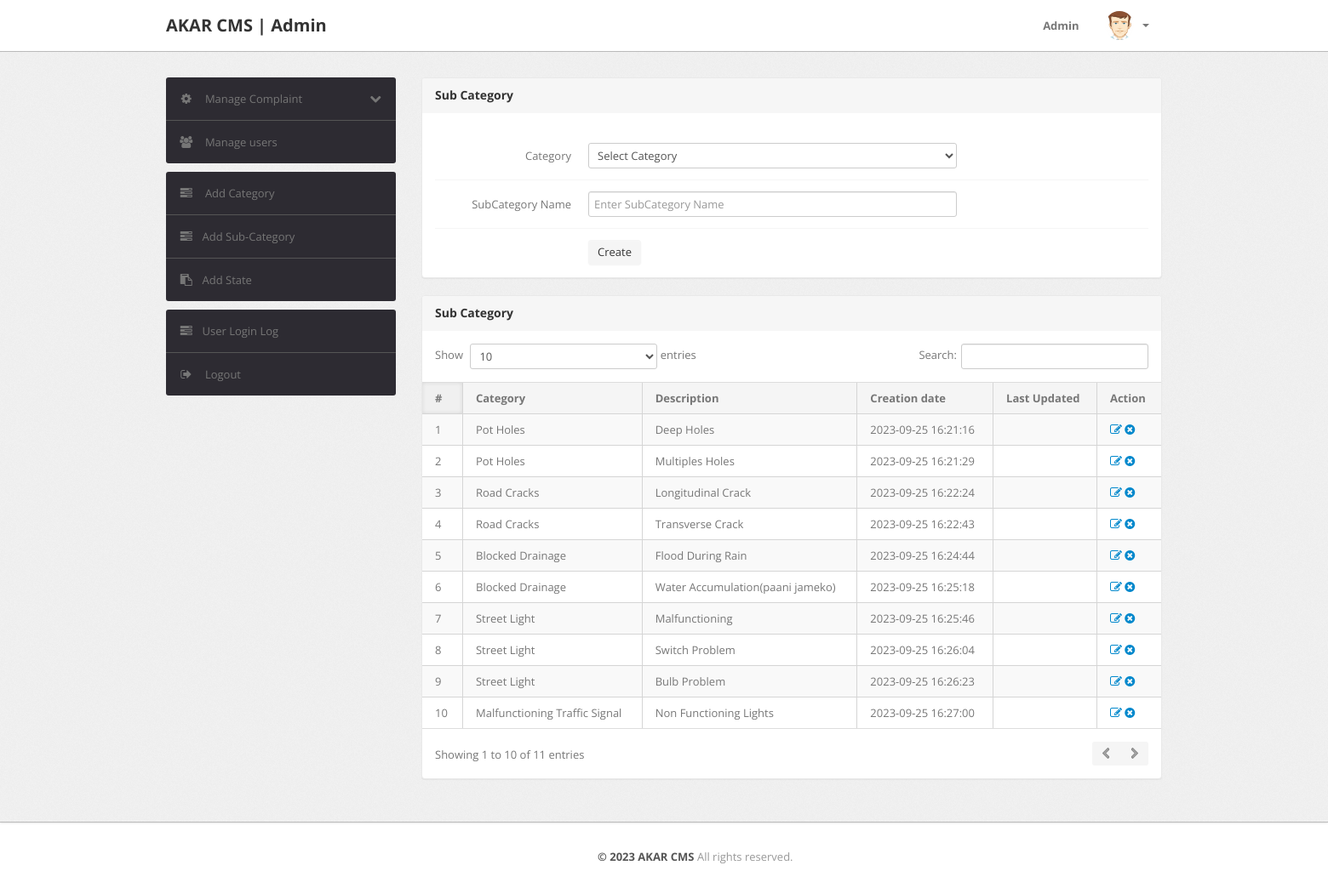
Page /admin/subcategory.php (signed in) on the committed database.
### tables this page shows
CREATE TABLE `subcategory` (
  `id` int(11) NOT NULL,
  `categoryid` int(11) NOT NULL,
  `subcategory` varchar(255) NOT NULL,
  `creationDate` timestamp NOT NULL DEFAULT current_timestamp(),
  `updationDate` varchar(255) NOT NULL
);

CREATE TABLE `category` (
  `id` int(11) NOT NULL,
  `categoryName` varchar(255) NOT NULL,
  `categoryDescription` longtext NOT NULL,
  `creationDate` timestamp NOT NULL DEFAULT current_timestamp(),
  `updationDate` varchar(255) NOT NULL
);

### admin/subcategory.php (the view, shortened to what this page needs)
<?php
include('include/config.php');
if(strlen($_SESSION['alogin'])==0)
	{
header('location:index.php');
}
else{
?>
<!DOCTYPE html>
<html lang="en">
<head>
	<link type="text/css" href="bootstrap/css/bootstrap.min.css" rel="stylesheet">
	<link type="text/css" href="bootstrap/css/bootstrap-responsive.min.css" rel="stylesheet">
	<link type="text/css" href="css/theme.css" rel="stylesheet">
	<link type="text/css" href="images/icons/css/font-awesome.css" rel="stylesheet">
</head>
<body>
<?php include('include/header.php');?>
	<div class="wrapper">
		<div class="container">
			<div class="row">
<?php include('include/sidebar.php');?>
			<div class="span9">
					<div class="content">
						<div class="module">
							<div class="module-head">
								<h3>Sub Category</h3>
							</div>
							<div class="module-body">
									<br />
			<form class="form-horizontal row-fluid" name="subcategory" method="post" >
<div class="control-group">
<label class="control-label" for="basicinput">Category</label>
<div class="controls">
<select name="category" class="span8 tip" required>
<option value="">Select Category</option>
</select>
</div>
</div>
<div class="control-group">
<label class="control-label" for="basicinput">SubCategory Name</label>
<div class="controls">
<input type="text" placeholder="Enter SubCategory Name"  name="subcategory" class="span8 tip" required>
</div>
</div>
	<div class="control-group">
											<div class="controls">
												<button type="submit" name="submit" class="btn">Create</button>
											</div>
										</div>
									</form>
							</div>
						</div>
	<div class="module">
							<div class="module-head">
								<h3>Sub Category</h3>
							</div>
							<div class="module-body table">
								<table cellpadding="0" cellspacing="0" border="0" class="datatable-1 table table-bordered table-striped	 display" width="100%">
									<thead>
										<tr>
											<th>#</th>
											<th>Category</th>
											<th>Description</th>
											<th>Creation date</th>
											<th>Last Updated</th>
											<th>Action</th>
										</tr>
									</thead>
									<tbody>
<?php $query=mysqli_query($bd, "select subcategory.id,category.categoryName,subcategory.subcategory,subcategory.creationDate,subcategory.updationDate from subcategory join category on category.id=subcategory.categoryid");
$cnt=1;
while($row=mysqli_fetch_array($query))
{
?>
										<tr>
											<td><?php echo htmlentities($cnt);?></td>
											<td><?php echo htmlentities($row['categoryName']);?></td>
											<td><?php echo htmlentities($row['subcategory']);?></td>
											<td> <?php echo htmlentities($row['creationDate']);?></td>
											<td><?php echo htmlentities($row['updationDate']);?></td>
											<td>
											<a href="edit-subcategory.php?id=<?php echo $row['id']?>" ><i class="icon-edit"></i></a>
											<a href="subcategory.php?id=<?php echo $row['id']?>&del=delete" onClick="return confirm('Are you sure you want to delete?')"><i class="icon-remove-sign"></i></a></td>
										</tr>
										<?php $cnt=$cnt+1; } ?>
								</table>
							</div>
						</div>
					</div>
				</div>
			</div>
		</div>
	</div>
<?php include('include/footer.php');?>
</body>
<?php } ?>

### rows in the picture
subcategory: categoryid.categoryName "Pot Holes", subcategory "Deep Holes", creationDate "2023-09-25 16:21:16"
subcategory: categoryid.categoryName "Pot Holes", subcategory "Multiples Holes", creationDate "2023-09-25 16:21:29"
subcategory: categoryid.categoryName "Road Cracks", subcategory "Longitudinal Crack", creationDate "2023-09-25 16:22:24"
subcategory: categoryid.categoryName "Road Cracks", subcategory "Transverse Crack", creationDate "2023-09-25 16:22:43"
subcategory: categoryid.categoryName "Blocked Drainage", subcategory "Flood During Rain", creationDate "2023-09-25 16:24:44"
subcategory: categoryid.categoryName "Blocked Drainage", subcategory "Water Accumulation(paani jameko)", creationDate "2023-09-25 16:25:18"
subcategory: categoryid.categoryName "Street Light", subcategory "Malfunctioning", creationDate "2023-09-25 16:25:46"
subcategory: categoryid.categoryName "Street Light", subcategory "Switch Problem", creationDate "2023-09-25 16:26:04"
subcategory: categoryid.categoryName "Street Light", subcategory "Bulb Problem", creationDate "2023-09-25 16:26:23"
subcategory: categoryid.categoryName "Malfunctioning Traffic Signal", subcategory "Non Functioning Lights", creationDate "2023-09-25 16:27:00"
